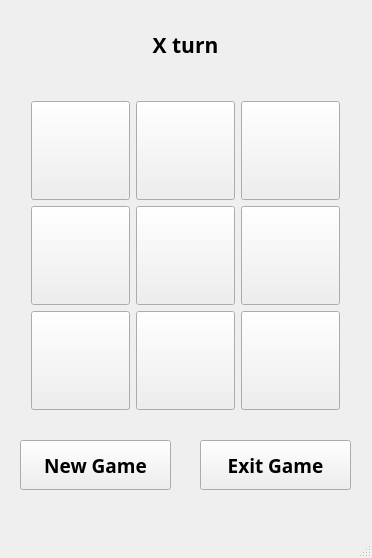
<?xml version="1.0" encoding="UTF-8"?>
<ui version="4.0">
 <class>MainWindow</class>
 <widget class="QMainWindow" name="MainWindow">
  <property name="geometry">
   <rect>
    <x>0</x>
    <y>0</y>
    <width>372</width>
    <height>558</height>
   </rect>
  </property>
  <property name="windowTitle">
   <string>TicTacToe</string>
  </property>
  <widget class="QWidget" name="centralWidget">
   <widget class="QPushButton" name="newGameBtn">
    <property name="geometry">
     <rect>
      <x>20</x>
      <y>440</y>
      <width>151</width>
      <height>50</height>
     </rect>
    </property>
    <property name="font">
     <font>
      <family>Yu Gothic UI Semibold</family>
      <pointsize>14</pointsize>
      <weight>75</weight>
      <bold>true</bold>
     </font>
    </property>
    <property name="text">
     <string>New Game</string>
    </property>
    <property name="flat">
     <bool>false</bool>
    </property>
   </widget>
   <widget class="QPushButton" name="exitBtn">
    <property name="geometry">
     <rect>
      <x>200</x>
      <y>440</y>
      <width>151</width>
      <height>50</height>
     </rect>
    </property>
    <property name="font">
     <font>
      <family>Yu Gothic UI Semibold</family>
      <pointsize>14</pointsize>
      <weight>75</weight>
      <bold>true</bold>
     </font>
    </property>
    <property name="text">
     <string>Exit Game</string>
    </property>
    <property name="flat">
     <bool>false</bool>
    </property>
   </widget>
   <widget class="QLabel" name="mainLabel">
    <property name="geometry">
     <rect>
      <x>20</x>
      <y>20</y>
      <width>331</width>
      <height>50</height>
     </rect>
    </property>
    <property name="sizePolicy">
     <sizepolicy hsizetype="Preferred" vsizetype="Expanding">
      <horstretch>0</horstretch>
      <verstretch>0</verstretch>
     </sizepolicy>
    </property>
    <property name="font">
     <font>
      <family>Bahnschrift SemiBold</family>
      <pointsize>16</pointsize>
      <weight>75</weight>
      <italic>false</italic>
      <bold>true</bold>
      <kerning>true</kerning>
     </font>
    </property>
    <property name="text">
     <string>X turn</string>
    </property>
    <property name="alignment">
     <set>Qt::AlignCenter</set>
    </property>
   </widget>
   <widget class="QWidget" name="gridLayoutWidget">
    <property name="geometry">
     <rect>
      <x>20</x>
      <y>90</y>
      <width>331</width>
      <height>331</height>
     </rect>
    </property>
    <property name="sizePolicy">
     <sizepolicy hsizetype="Ignored" vsizetype="Ignored">
      <horstretch>0</horstretch>
      <verstretch>0</verstretch>
     </sizepolicy>
    </property>
    <property name="font">
     <font>
      <pointsize>40</pointsize>
     </font>
    </property>
    <layout class="QGridLayout" name="gridLayout">
     <property name="sizeConstraint">
      <enum>QLayout::SetDefaultConstraint</enum>
     </property>
     <item row="2" column="3">
      <widget class="QPushButton" name="btn22">
       <property name="sizePolicy">
        <sizepolicy hsizetype="Ignored" vsizetype="Ignored">
         <horstretch>0</horstretch>
         <verstretch>0</verstretch>
        </sizepolicy>
       </property>
       <property name="font">
        <font>
         <pointsize>40</pointsize>
        </font>
       </property>
       <property name="text">
        <string/>
       </property>
      </widget>
     </item>
     <item row="2" column="0">
      <widget class="QPushButton" name="btn20">
       <property name="sizePolicy">
        <sizepolicy hsizetype="Ignored" vsizetype="Ignored">
         <horstretch>0</horstretch>
         <verstretch>0</verstretch>
        </sizepolicy>
       </property>
       <property name="font">
        <font>
         <pointsize>40</pointsize>
        </font>
       </property>
       <property name="text">
        <string/>
       </property>
      </widget>
     </item>
     <item row="1" column="0">
      <widget class="QPushButton" name="btn10">
       <property name="sizePolicy">
        <sizepolicy hsizetype="Ignored" vsizetype="Ignored">
         <horstretch>0</horstretch>
         <verstretch>0</verstretch>
        </sizepolicy>
       </property>
       <property name="font">
        <font>
         <pointsize>40</pointsize>
        </font>
       </property>
       <property name="text">
        <string/>
       </property>
      </widget>
     </item>
     <item row="1" column="3">
      <widget class="QPushButton" name="btn12">
       <property name="sizePolicy">
        <sizepolicy hsizetype="Ignored" vsizetype="Ignored">
         <horstretch>0</horstretch>
         <verstretch>0</verstretch>
        </sizepolicy>
       </property>
       <property name="font">
        <font>
         <pointsize>40</pointsize>
        </font>
       </property>
       <property name="text">
        <string/>
       </property>
      </widget>
     </item>
     <item row="0" column="2">
      <widget class="QPushButton" name="btn01">
       <property name="sizePolicy">
        <sizepolicy hsizetype="Ignored" vsizetype="Ignored">
         <horstretch>0</horstretch>
         <verstretch>0</verstretch>
        </sizepolicy>
       </property>
       <property name="font">
        <font>
         <pointsize>40</pointsize>
        </font>
       </property>
       <property name="text">
        <string/>
       </property>
      </widget>
     </item>
     <item row="0" column="0">
      <widget class="QPushButton" name="btn00">
       <property name="sizePolicy">
        <sizepolicy hsizetype="Ignored" vsizetype="Ignored">
         <horstretch>0</horstretch>
         <verstretch>0</verstretch>
        </sizepolicy>
       </property>
       <property name="font">
        <font>
         <pointsize>40</pointsize>
        </font>
       </property>
       <property name="text">
        <string/>
       </property>
       <property name="iconSize">
        <size>
         <width>16</width>
         <height>16</height>
        </size>
       </property>
      </widget>
     </item>
     <item row="1" column="2">
      <widget class="QPushButton" name="btn11">
       <property name="sizePolicy">
        <sizepolicy hsizetype="Ignored" vsizetype="Ignored">
         <horstretch>0</horstretch>
         <verstretch>0</verstretch>
        </sizepolicy>
       </property>
       <property name="font">
        <font>
         <pointsize>40</pointsize>
        </font>
       </property>
       <property name="text">
        <string/>
       </property>
      </widget>
     </item>
     <item row="2" column="2">
      <widget class="QPushButton" name="btn21">
       <property name="sizePolicy">
        <sizepolicy hsizetype="Ignored" vsizetype="Ignored">
         <horstretch>0</horstretch>
         <verstretch>0</verstretch>
        </sizepolicy>
       </property>
       <property name="font">
        <font>
         <pointsize>40</pointsize>
        </font>
       </property>
       <property name="text">
        <string/>
       </property>
      </widget>
     </item>
     <item row="0" column="3">
      <widget class="QPushButton" name="btn02">
       <property name="sizePolicy">
        <sizepolicy hsizetype="Ignored" vsizetype="Ignored">
         <horstretch>0</horstretch>
         <verstretch>0</verstretch>
        </sizepolicy>
       </property>
       <property name="font">
        <font>
         <pointsize>40</pointsize>
        </font>
       </property>
       <property name="text">
        <string/>
       </property>
      </widget>
     </item>
    </layout>
   </widget>
  </widget>
  <widget class="QStatusBar" name="statusBar"/>
 </widget>
 <layoutdefault spacing="6" margin="11"/>
 <resources/>
 <connections>
  <connection>
   <sender>exitBtn</sender>
   <signal>clicked()</signal>
   <receiver>MainWindow</receiver>
   <slot>close()</slot>
   <hints>
    <hint type="sourcelabel">
     <x>275</x>
     <y>497</y>
    </hint>
    <hint type="destinationlabel">
     <x>185</x>
     <y>278</y>
    </hint>
   </hints>
  </connection>
 </connections>
</ui>
